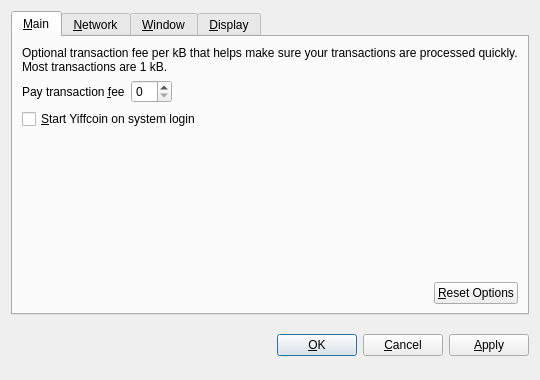
<?xml version="1.0" encoding="UTF-8"?>
<ui version="4.0">
 <class>OptionsDialog</class>
 <widget class="QDialog" name="OptionsDialog">
  <property name="geometry">
   <rect>
    <x>0</x>
    <y>0</y>
    <width>540</width>
    <height>380</height>
   </rect>
  </property>
  <property name="windowTitle">
   <string>Options</string>
  </property>
  <property name="modal">
   <bool>true</bool>
  </property>
  <layout class="QVBoxLayout" name="verticalLayout">
   <item>
    <widget class="QTabWidget" name="tabWidget">
     <property name="tabPosition">
      <enum>QTabWidget::North</enum>
     </property>
     <property name="currentIndex">
      <number>0</number>
     </property>
     <widget class="QWidget" name="tabMain">
      <attribute name="title">
       <string>&amp;Main</string>
      </attribute>
      <layout class="QVBoxLayout" name="verticalLayout_Main">
       <item>
        <widget class="QLabel" name="transactionFeeInfoLabel">
         <property name="text">
          <string>Optional transaction fee per kB that helps make sure your transactions are processed quickly. Most transactions are 1 kB.</string>
         </property>
         <property name="textFormat">
          <enum>Qt::PlainText</enum>
         </property>
         <property name="wordWrap">
          <bool>true</bool>
         </property>
        </widget>
       </item>
       <item>
        <layout class="QHBoxLayout" name="horizontalLayout_1_Main">
         <item>
          <widget class="QLabel" name="transactionFeeLabel">
           <property name="text">
            <string>Pay transaction &amp;fee</string>
           </property>
           <property name="textFormat">
            <enum>Qt::PlainText</enum>
           </property>
           <property name="buddy">
            <cstring>transactionFee</cstring>
           </property>
          </widget>
         </item>
         <item>
          <widget class="YiffcoinAmountField" name="transactionFee"/>
         </item>
         <item>
          <spacer name="horizontalSpacer_1_Main">
           <property name="orientation">
            <enum>Qt::Horizontal</enum>
           </property>
           <property name="sizeHint" stdset="0">
            <size>
             <width>40</width>
             <height>20</height>
            </size>
           </property>
          </spacer>
         </item>
        </layout>
       </item>
       <item>
        <widget class="QCheckBox" name="yiffcoinAtStartup">
         <property name="toolTip">
          <string>Automatically start Yiffcoin after logging in to the system.</string>
         </property>
         <property name="text">
          <string>&amp;Start Yiffcoin on system login</string>
         </property>
        </widget>
       </item>
       <item>
        <spacer name="verticalSpacer_Main">
         <property name="orientation">
          <enum>Qt::Vertical</enum>
         </property>
         <property name="sizeHint" stdset="0">
          <size>
           <width>20</width>
           <height>40</height>
          </size>
         </property>
        </spacer>
       </item>
       <item>
        <layout class="QHBoxLayout" name="horizontalLayout_2_Main">
         <item>
          <spacer name="horizontalSpacer_2_Main">
           <property name="orientation">
            <enum>Qt::Horizontal</enum>
           </property>
           <property name="sizeHint" stdset="0">
            <size>
             <width>40</width>
             <height>20</height>
            </size>
           </property>
          </spacer>
         </item>
         <item>
          <widget class="QPushButton" name="resetButton">
           <property name="toolTip">
            <string>Reset all client options to default.</string>
           </property>
           <property name="text">
            <string>&amp;Reset Options</string>
           </property>
           <property name="autoDefault">
            <bool>false</bool>
           </property>
          </widget>
         </item>
        </layout>
       </item>
      </layout>
     </widget>
     <widget class="QWidget" name="tabNetwork">
      <attribute name="title">
       <string>&amp;Network</string>
      </attribute>
      <layout class="QVBoxLayout" name="verticalLayout_Network">
       <item>
        <widget class="QCheckBox" name="mapPortUpnp">
         <property name="toolTip">
          <string>Automatically open the Yiffcoin client port on the router. This only works when your router supports UPnP and it is enabled.</string>
         </property>
         <property name="text">
          <string>Map port using &amp;UPnP</string>
         </property>
        </widget>
       </item>
       <item>
        <widget class="QCheckBox" name="connectSocks">
         <property name="toolTip">
          <string>Connect to the Yiffcoin network through a SOCKS proxy (e.g. when connecting through Tor).</string>
         </property>
         <property name="text">
          <string>&amp;Connect through SOCKS proxy:</string>
         </property>
        </widget>
       </item>
       <item>
        <layout class="QHBoxLayout" name="horizontalLayout_Network">
         <item>
          <widget class="QLabel" name="proxyIpLabel">
           <property name="text">
            <string>Proxy &amp;IP:</string>
           </property>
           <property name="textFormat">
            <enum>Qt::PlainText</enum>
           </property>
           <property name="buddy">
            <cstring>proxyIp</cstring>
           </property>
          </widget>
         </item>
         <item>
          <widget class="QValidatedLineEdit" name="proxyIp">
           <property name="maximumSize">
            <size>
             <width>140</width>
             <height>16777215</height>
            </size>
           </property>
           <property name="toolTip">
            <string>IP address of the proxy (e.g. 127.0.0.1)</string>
           </property>
          </widget>
         </item>
         <item>
          <widget class="QLabel" name="proxyPortLabel">
           <property name="text">
            <string>&amp;Port:</string>
           </property>
           <property name="textFormat">
            <enum>Qt::PlainText</enum>
           </property>
           <property name="buddy">
            <cstring>proxyPort</cstring>
           </property>
          </widget>
         </item>
         <item>
          <widget class="QLineEdit" name="proxyPort">
           <property name="maximumSize">
            <size>
             <width>55</width>
             <height>16777215</height>
            </size>
           </property>
           <property name="toolTip">
            <string>Port of the proxy (e.g. 9050)</string>
           </property>
          </widget>
         </item>
         <item>
          <widget class="QLabel" name="socksVersionLabel">
           <property name="text">
            <string>SOCKS &amp;Version:</string>
           </property>
           <property name="textFormat">
            <enum>Qt::PlainText</enum>
           </property>
           <property name="buddy">
            <cstring>socksVersion</cstring>
           </property>
          </widget>
         </item>
         <item>
          <widget class="QValueComboBox" name="socksVersion">
           <property name="toolTip">
            <string>SOCKS version of the proxy (e.g. 5)</string>
           </property>
          </widget>
         </item>
         <item>
          <spacer name="horizontalSpacer_Network">
           <property name="orientation">
            <enum>Qt::Horizontal</enum>
           </property>
           <property name="sizeHint" stdset="0">
            <size>
             <width>40</width>
             <height>20</height>
            </size>
           </property>
          </spacer>
         </item>
        </layout>
       </item>
       <item>
        <spacer name="verticalSpacer_Network">
         <property name="orientation">
          <enum>Qt::Vertical</enum>
         </property>
         <property name="sizeHint" stdset="0">
          <size>
           <width>20</width>
           <height>40</height>
          </size>
         </property>
        </spacer>
       </item>
      </layout>
     </widget>
     <widget class="QWidget" name="tabWindow">
      <attribute name="title">
       <string>&amp;Window</string>
      </attribute>
      <layout class="QVBoxLayout" name="verticalLayout_Window">
       <item>
        <widget class="QCheckBox" name="minimizeToTray">
         <property name="toolTip">
          <string>Show only a tray icon after minimizing the window.</string>
         </property>
         <property name="text">
          <string>&amp;Minimize to the tray instead of the taskbar</string>
         </property>
        </widget>
       </item>
       <item>
        <widget class="QCheckBox" name="minimizeOnClose">
         <property name="toolTip">
          <string>Minimize instead of exit the application when the window is closed. When this option is enabled, the application will be closed only after selecting Quit in the menu.</string>
         </property>
         <property name="text">
          <string>M&amp;inimize on close</string>
         </property>
        </widget>
       </item>
       <item>
        <spacer name="verticalSpacer_Window">
         <property name="orientation">
          <enum>Qt::Vertical</enum>
         </property>
         <property name="sizeHint" stdset="0">
          <size>
           <width>20</width>
           <height>40</height>
          </size>
         </property>
        </spacer>
       </item>
      </layout>
     </widget>
     <widget class="QWidget" name="tabDisplay">
      <attribute name="title">
       <string>&amp;Display</string>
      </attribute>
      <layout class="QVBoxLayout" name="verticalLayout_Display">
       <item>
        <layout class="QHBoxLayout" name="horizontalLayout_1_Display">
         <item>
          <widget class="QLabel" name="langLabel">
           <property name="text">
            <string>User Interface &amp;language:</string>
           </property>
           <property name="textFormat">
            <enum>Qt::PlainText</enum>
           </property>
           <property name="buddy">
            <cstring>lang</cstring>
           </property>
          </widget>
         </item>
         <item>
          <widget class="QValueComboBox" name="lang">
           <property name="toolTip">
            <string>The user interface language can be set here. This setting will take effect after restarting Yiffcoin.</string>
           </property>
          </widget>
         </item>
        </layout>
       </item>
       <item>
        <layout class="QHBoxLayout" name="horizontalLayout_2_Display">
         <item>
          <widget class="QLabel" name="unitLabel">
           <property name="text">
            <string>&amp;Unit to show amounts in:</string>
           </property>
           <property name="textFormat">
            <enum>Qt::PlainText</enum>
           </property>
           <property name="buddy">
            <cstring>unit</cstring>
           </property>
          </widget>
         </item>
         <item>
          <widget class="QValueComboBox" name="unit">
           <property name="toolTip">
            <string>Choose the default subdivision unit to show in the interface and when sending coins.</string>
           </property>
          </widget>
         </item>
        </layout>
       </item>
       <item>
        <widget class="QCheckBox" name="displayAddresses">
         <property name="toolTip">
          <string>Whether to show Yiffcoin addresses in the transaction list or not.</string>
         </property>
         <property name="text">
          <string>&amp;Display addresses in transaction list</string>
         </property>
        </widget>
       </item>
       <item>
        <widget class="QCheckBox" name="coinControlFeatures">
         <property name="toolTip">
          <string>Whether to show coin control features or not.</string>
         </property>
         <property name="text">
          <string>Display coin &amp;control features (experts only!)</string>
         </property>
        </widget>
       </item>
       <item>
        <spacer name="verticalSpacer_Display">
         <property name="orientation">
          <enum>Qt::Vertical</enum>
         </property>
         <property name="sizeHint" stdset="0">
          <size>
           <width>20</width>
           <height>40</height>
          </size>
         </property>
        </spacer>
       </item>
      </layout>
     </widget>
    </widget>
   </item>
   <item>
    <layout class="QHBoxLayout" name="horizontalLayout_Buttons">
     <item>
      <spacer name="horizontalSpacer_1">
       <property name="orientation">
        <enum>Qt::Horizontal</enum>
       </property>
       <property name="sizeHint" stdset="0">
        <size>
         <width>40</width>
         <height>48</height>
        </size>
       </property>
      </spacer>
     </item>
     <item>
      <widget class="QLabel" name="statusLabel">
       <property name="font">
        <font>
         <weight>75</weight>
         <bold>true</bold>
        </font>
       </property>
       <property name="text">
        <string/>
       </property>
       <property name="textFormat">
        <enum>Qt::PlainText</enum>
       </property>
       <property name="wordWrap">
        <bool>true</bool>
       </property>
      </widget>
     </item>
     <item>
      <spacer name="horizontalSpacer_2">
       <property name="orientation">
        <enum>Qt::Horizontal</enum>
       </property>
       <property name="sizeHint" stdset="0">
        <size>
         <width>40</width>
         <height>48</height>
        </size>
       </property>
      </spacer>
     </item>
     <item>
      <widget class="QPushButton" name="okButton">
       <property name="text">
        <string>&amp;OK</string>
       </property>
      </widget>
     </item>
     <item>
      <widget class="QPushButton" name="cancelButton">
       <property name="text">
        <string>&amp;Cancel</string>
       </property>
       <property name="autoDefault">
        <bool>false</bool>
       </property>
      </widget>
     </item>
     <item>
      <widget class="QPushButton" name="applyButton">
       <property name="text">
        <string>&amp;Apply</string>
       </property>
       <property name="autoDefault">
        <bool>false</bool>
       </property>
      </widget>
     </item>
    </layout>
   </item>
  </layout>
 </widget>
 <customwidgets>
  <customwidget>
   <class>YiffcoinAmountField</class>
   <extends>QSpinBox</extends>
   <header>yiffcoinamountfield.h</header>
  </customwidget>
  <customwidget>
   <class>QValueComboBox</class>
   <extends>QComboBox</extends>
   <header>qvaluecombobox.h</header>
  </customwidget>
  <customwidget>
   <class>QValidatedLineEdit</class>
   <extends>QLineEdit</extends>
   <header>qvalidatedlineedit.h</header>
  </customwidget>
 </customwidgets>
 <resources/>
 <connections/>
</ui>
